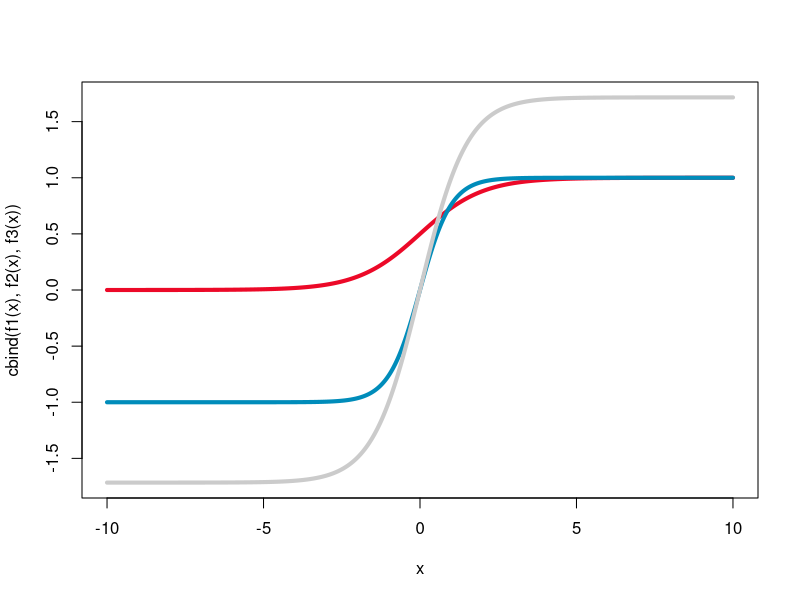

This figure's R source:
## ---- chunk 1
f1 <- function(x) {
1 / (1 + exp(-x))
}

f2 <- function(x) {
2*f1(2*x) - 1
}

f3 <- function(x){
1.7159*f2((2/3)*x)
}

x <- seq(-10, 10, 0.01)

matplot(x,
cbind(f1(x),f2(x), f3(x)),
type="l",
lty = "solid",
col=c("#ec0928", "#008cba", "#cbcbcb"),
lwd = 4)

